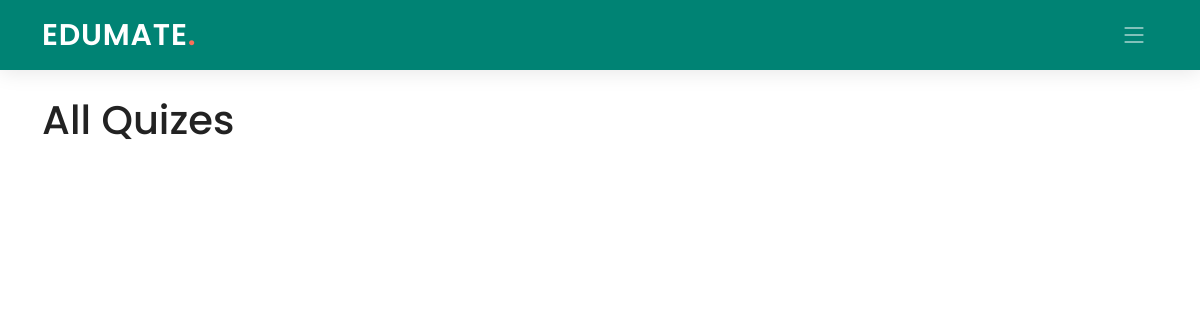
The app's page /student/5/classroom/81LXCQ/quiz/, older data.
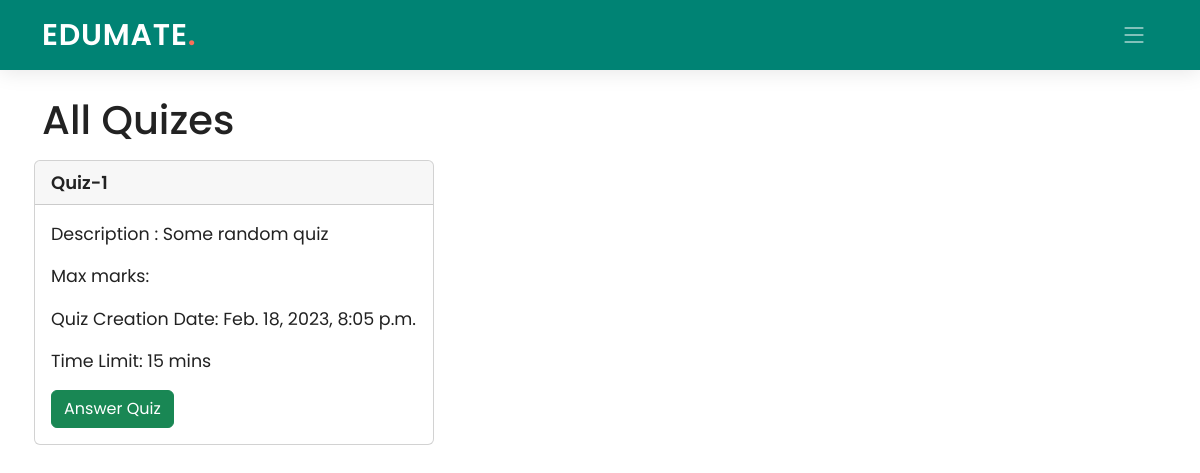
The same page, newer data.
### Teacher/models.py (models this page shows, shortened)
class Quiz(models.Model):
    quiz_name = models.CharField(max_length=200)
    description= models.CharField(max_length=100, null=True)
    time_limit = models.PositiveBigIntegerField(default=10)
    quiz_date = models.DateTimeField(default=datetime.now)
    teach_id = models.IntegerField()
    class_code = models.CharField(max_length=10)

### Student/views.py (the view)
# urls.py: path('classroom/<pk2>/quiz/', views.quiz, name='quiz_stud'),
def quiz(request, pk, pk2):
    quiz = Quiz.objects.filter(class_code = pk2)
    stud = Students.objects.get(stud_id=pk)
    answered=Quiz_marks.objects.filter(student=stud).values_list('student','quiz')
    quiz_list = []
    for i in quiz:
        a=(pk,i.id)
        answer = False
        if a in answered:
            answer = True
        quiz_list.append([i,answer])
    today = timezone.now()
    return render(request, 'Student/quiz_student.html', {'pk': pk, 'pk2': pk2, 'quiz': quiz_list,'today':today})

### Student/templates/Student/quiz_student.html (shortened to what this page needs)
{% extends './base_student.html' %}
{% load static %}
{% block navbar %}
  <header id="header" class="header d-flex align-items-center">
    <div class="container-fluid container-xl d-flex align-items-center justify-content-between">
      <a href="#" class="logo d-flex align-items-center">
        <h1>EDUMATE<span>.</span></h1>
      </a>
      <i class="mobile-nav-toggle mobile-nav-show bi bi-list"></i>
    </div>
  </header>
  {% endblock navbar %}
{% block content %}
<br><br>
<div class="Container">
    <h1>All Quizes</h1>
    <div class="row">
        {% for i in quiz %}
            <div class="card my-2 mx-1 col-md-4" style="width: 25rem; padding:0px;">
                <div class="card-header">
                  <div style="font-weight: 600; font-size: 18px">
                    {{i.0.quiz_name}}
                  </div>
                </div>
                <div class="card-body">
                  <blockquote class="blockquote mb-0">
                    <p><small>Description : {{i.0.description}}</small></p>
                    <p><small>Max marks: {{ i.0.total_marks }}</small></p>
                    <p><small>Quiz Creation Date: {{ i.0.quiz_date }}</small></p>
                    <p><small>Time Limit: {{ i.0.time_limit }} mins</small></p>
                    {% if i.1 %}
                        <a href="{% url 'review_quiz' pk=pk pk2=pk2 pk3=i.0.id %}" class="btn btn-success">Review</a>
                    {% else %}
                        {% if i.0.quiz_date <= today %}
                        <a href="{% url 'ansquiz' pk=pk pk2=pk2 pk3=i.0.id %}" class="btn btn-success">Answer Quiz</a>
                        {% endif %}
                    {% endif %}
                  </blockquote>
                </div>
              </div>
        {% endfor %}
    </div>
    </div>
{% endblock content %}

### Student/templates/Student/base_student.html (shortened to what this page needs)
{% load static %}
<html lang="en">
<head>
  <link href="{% static 'Edumate_app/assets/vendor/bootstrap/css/bootstrap.min.css' %}" rel="stylesheet">
  <link href="{% static 'Edumate_app/assets/vendor/bootstrap-icons/bootstrap-icons.css' %}" rel="stylesheet">
  <link href="{% static 'Edumate_app/assets/vendor/aos/aos.css' %}" rel="stylesheet">
  <link href="{% static 'Edumate_app/assets/vendor/glightbox/css/glightbox.min.css' %}" rel="stylesheet">
  <link href="{% static 'Edumate_app/assets/vendor/swiper/swiper-bundle.min.css' %}" rel="stylesheet">
  <link href="{% static 'Edumate_app/assets/css/index.css' %}" rel="stylesheet">
</head>
<body>
  {% block navbar %}{% endblock navbar %}
  <br><br>
  {% block content %}
  {% endblock content %}
  <br><br><br>
</body>
</html>

### Edumate_app/static/Edumate_app/assets/css/index.css (style rules this page uses)
:root { --font-default: "Open Sans", system-ui, -apple-system, "Segoe UI", Roboto, "Helvetica Neue", Arial, "Noto Sans", "Liberation Sans", sans-serif, "Apple Color Emoji", "Segoe UI Emoji", "Segoe UI Symbol", "Noto Color Emoji"; --font-primary: "Poppins", sans-serif; --font-secondary: "Poppins", sans-serif; }
:root { --color-default: #222222; --color-primary: #008374; --color-secondary: #f85a40; }
:root { scroll-behavior: smooth; }
body { font-family: var(--font-primary); color: var(--color-default); }
a { color: var(--color-primary); text-decoration: none; }
h1, h2, h3, h4, h5, h6 { font-family: var(--font-primary); }
.header { z-index: 997; height: 90px; background-color: var(--color-primary); }
.header.sticked { position: fixed; top: 0; right: 0; left: 0; height: 70px; box-shadow: 0px 2px 20px rgba(0, 0, 0, 0.1); }
.header .logo h1 { font-size: 30px; margin: 0; font-weight: 600; letter-spacing: 0.8px; color: #fff; font-family: var(--font-primary); }
.header .logo h1 span { color: #f96f59; }
@media (max-width: 1279px) { .mobile-nav-show { color: rgba(255, 255, 255, 0.6); font-size: 28px; cursor: pointer; line-height: 0; transition: 0.5s; z-index: 9999; margin-right: 10px; } }

Row changes from the older to the newer data that the page shows:
added Quiz: quiz_name "Quiz-1", description "Some random quiz", quiz_date "Feb. 18, 2023, 8:05 p.m.", time_limit "15", shows "Answer Quiz"
